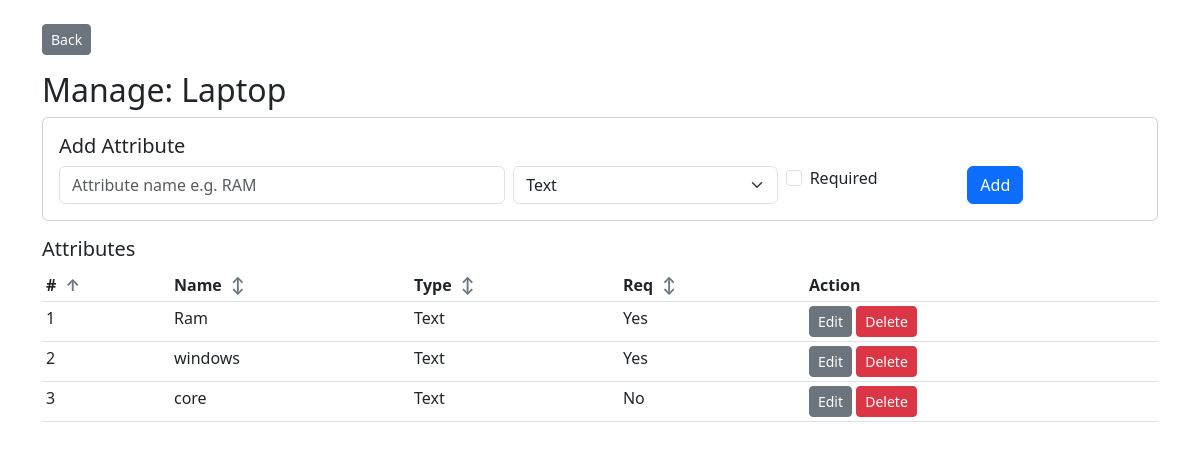
/manage_type.php?id=1, run on the app's committed database.
### tables this page shows
CREATE TABLE `assettypes` (
  `TypeID` int(11) NOT NULL,
  `TypeName` varchar(100) NOT NULL,
  `created_at` timestamp NOT NULL DEFAULT current_timestamp()
);

CREATE TABLE `assetattributes` (
  `AttributeID` int(11) NOT NULL,
  `TypeID` int(11) NOT NULL,
  `Name` varchar(100) NOT NULL,
  `DataType` enum('Text','Number','Date','Boolean') DEFAULT 'Text',
  `is_required` tinyint(1) DEFAULT 0,
  `created_at` timestamp NOT NULL DEFAULT current_timestamp()
);

### manage_type.php (the view, shortened to what this page needs)
<?php include 'db.php'; $id=(int)($_GET['id']??0); if(!$id) { header('Location: asset_types.php'); exit; }
$type = $conn->query("SELECT * FROM assettypes WHERE TypeID=$id")->fetch_assoc();
$sort_column = $_GET['sort'] ?? 'AttributeID';
$sort_order = $_GET['order'] ?? 'ASC';
$sort_order = strtoupper($sort_order) === 'ASC' ? 'ASC' : 'DESC';
$order_by = '';
switch($sort_column) {
    case 'AttributeID':
        $order_by = "AttributeID $sort_order";
        break;
}
$attrs = $conn->query("SELECT * FROM assetattributes WHERE TypeID=$id ORDER BY $order_by")->fetch_all(MYSQLI_ASSOC);
function getSortUrl($column, $current_sort, $current_order, $type_id) {
    $new_order = ($current_sort === $column && $current_order === 'ASC') ? 'DESC' : 'ASC';
    return "?id=$type_id&sort=$column&order=$new_order";
}
function getSortIcon($column, $current_sort, $current_order) {
    if ($current_sort === $column) {
        return $current_order === 'ASC' ? '↑' : '↓';
    }
    return '↕';
}
?>
<!doctype html><html><head><meta charset='utf-8'><title>Manage Type</title>
<link href="https://cdn.jsdelivr.net/npm/bootstrap@5.3.0/dist/css/bootstrap.min.css" rel="stylesheet">
</head>
<body class="container py-4">
<a class="btn btn-sm btn-secondary mb-3" href="asset_types.php">Back</a>
<h2>Manage: <?=htmlspecialchars($type['TypeName'])?></h2>
<div class="card mb-3 p-3">
  <h5>Add Attribute</h5>
  <form id="attrForm" class="row g-2">
    <div class="col-md-5"><input name="attr_name" class="form-control" placeholder="Attribute name e.g. RAM" required></div>
    <div class="col-md-3"><select name="data_type" class="form-select"><option>Text</option><option>Number</option><option>Date</option><option>Boolean</option></select></div>
    <div class="col-md-2"><div class="form-check"><input type="checkbox" name="is_required" value="1" class="form-check-input" id="req"><label class="form-check-label" for="req">Required</label></div></div>
    <div class="col-md-2"><button class="btn btn-primary">Add</button></div>
  </form>
</div>
<h5>Attributes</h5>
<table class="table table-sm" id="attrTable">
<thead>
<tr>
    <th class="sortable" onclick="window.location.href='<?= getSortUrl('AttributeID', $sort_column, $sort_order, $id) ?>'">
        # <span class="sort-icon"><?= getSortIcon('AttributeID', $sort_column, $sort_order) ?></span>
    </th>
    <th class="sortable" onclick="window.location.href='<?= getSortUrl('Name', $sort_column, $sort_order, $id) ?>'">
        Name <span class="sort-icon"><?= getSortIcon('Name', $sort_column, $sort_order) ?></span>
    </th>
    <th class="sortable" onclick="window.location.href='<?= getSortUrl('DataType', $sort_column, $sort_order, $id) ?>'">
        Type <span class="sort-icon"><?= getSortIcon('DataType', $sort_column, $sort_order) ?></span>
    </th>
    <th class="sortable" onclick="window.location.href='<?= getSortUrl('is_required', $sort_column, $sort_order, $id) ?>'">
        Req <span class="sort-icon"><?= getSortIcon('is_required', $sort_column, $sort_order) ?></span>
    </th>
    <th>Action</th>
</tr>
</thead>
<tbody>
  <?php foreach($attrs as $i=>$a): ?>
    <tr data-id="<?= $a['AttributeID'] ?>" data-name="<?= htmlspecialchars($a['Name']) ?>" data-type="<?= htmlspecialchars($a['DataType']) ?>" data-required="<?= (int)$a['is_required'] ?>">
      <td><?= $i+1 ?></td>
      <td><?= htmlspecialchars($a['Name']) ?></td>
      <td><?= htmlspecialchars($a['DataType']) ?></td>
      <td><?= $a['is_required']?'Yes':'No' ?></td>
      <td>
        <button class="btn btn-sm btn-secondary editAttr">Edit</button>
        <button class="btn btn-sm btn-danger delAttr">Delete</button>
      </td>
    </tr>
  <?php endforeach; ?>
</tbody></table>
</body></html>

### manage_type.php (style rules this page uses)
.sortable { cursor: pointer; }
.sort-icon { margin-left: 5px; color: #6c757d; }

### data on the page
assettypes: TypeName "Laptop"
assetattributes: Name "Ram", DataType "Text", is_required "Yes"
assetattributes: Name "windows", DataType "Text", is_required "Yes"
assetattributes: Name "core", DataType "Text", is_required "No"

### other printed values
getSortIcon('AttributeID', $sort_column, $sort_order) "↑"
getSortIcon('Name', $sort_column, $sort_order) "↕"
getSortIcon('DataType', $sort_column, $sort_order) "↕"
getSortIcon('is_required', $sort_column, $sort_order) "↕"
